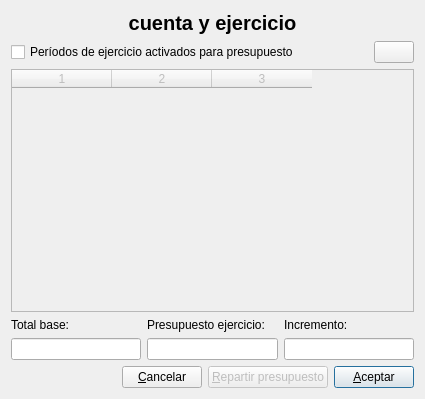
<?xml version="1.0" encoding="UTF-8"?>
<ui version="4.0">
 <class>presupcuenta</class>
 <widget class="QDialog" name="presupcuenta">
  <property name="geometry">
   <rect>
    <x>0</x>
    <y>0</y>
    <width>425</width>
    <height>399</height>
   </rect>
  </property>
  <property name="windowTitle">
   <string>Presupuesto de cuenta</string>
  </property>
  <layout class="QVBoxLayout">
   <item>
    <widget class="QLabel" name="titulolabel">
     <property name="font">
      <font>
       <pointsize>15</pointsize>
       <weight>75</weight>
       <bold>true</bold>
      </font>
     </property>
     <property name="text">
      <string>cuenta y ejercicio</string>
     </property>
     <property name="alignment">
      <set>Qt::AlignCenter</set>
     </property>
    </widget>
   </item>
   <item>
    <layout class="QHBoxLayout">
     <item>
      <widget class="QCheckBox" name="periodoscheckBox">
       <property name="text">
        <string>Períodos de ejercicio activados para presupuesto</string>
       </property>
      </widget>
     </item>
     <item>
      <spacer>
       <property name="orientation">
        <enum>Qt::Horizontal</enum>
       </property>
       <property name="sizeHint" stdset="0">
        <size>
         <width>40</width>
         <height>20</height>
        </size>
       </property>
      </spacer>
     </item>
     <item>
      <widget class="QPushButton" name="imprimirpushButton">
       <property name="toolTip">
        <string>Imprimir</string>
       </property>
       <property name="text">
        <string/>
       </property>
       <property name="icon">
        <iconset resource="keme.qrc">
         <normaloff>:/iconos/graf/Print-icon.png</normaloff>:/iconos/graf/Print-icon.png</iconset>
       </property>
       <property name="iconSize">
        <size>
         <width>20</width>
         <height>20</height>
        </size>
       </property>
      </widget>
     </item>
    </layout>
   </item>
   <item>
    <widget class="QTableWidget" name="tableWidget">
     <property name="enabled">
      <bool>false</bool>
     </property>
     <property name="columnCount">
      <number>3</number>
     </property>
     <column/>
     <column/>
     <column/>
    </widget>
   </item>
   <item>
    <layout class="QHBoxLayout">
     <item>
      <layout class="QVBoxLayout">
       <item>
        <widget class="QLabel" name="label_2">
         <property name="text">
          <string>Total base:</string>
         </property>
        </widget>
       </item>
       <item>
        <widget class="QLineEdit" name="baselineEdit">
         <property name="alignment">
          <set>Qt::AlignRight|Qt::AlignTrailing|Qt::AlignVCenter</set>
         </property>
         <property name="readOnly">
          <bool>true</bool>
         </property>
        </widget>
       </item>
      </layout>
     </item>
     <item>
      <layout class="QVBoxLayout">
       <item>
        <widget class="QLabel" name="label">
         <property name="text">
          <string>Presupuesto ejercicio:</string>
         </property>
        </widget>
       </item>
       <item>
        <widget class="QLineEdit" name="presupuestolineEdit">
         <property name="alignment">
          <set>Qt::AlignRight|Qt::AlignTrailing|Qt::AlignVCenter</set>
         </property>
        </widget>
       </item>
      </layout>
     </item>
     <item>
      <layout class="QVBoxLayout">
       <item>
        <widget class="QLabel" name="label_3">
         <property name="text">
          <string>Incremento:</string>
         </property>
        </widget>
       </item>
       <item>
        <widget class="QLineEdit" name="incrementolineEdit">
         <property name="alignment">
          <set>Qt::AlignRight|Qt::AlignTrailing|Qt::AlignVCenter</set>
         </property>
         <property name="readOnly">
          <bool>true</bool>
         </property>
        </widget>
       </item>
      </layout>
     </item>
    </layout>
   </item>
   <item>
    <layout class="QHBoxLayout">
     <item>
      <spacer>
       <property name="orientation">
        <enum>Qt::Horizontal</enum>
       </property>
       <property name="sizeHint" stdset="0">
        <size>
         <width>40</width>
         <height>20</height>
        </size>
       </property>
      </spacer>
     </item>
     <item>
      <widget class="QPushButton" name="cancelarpushButton">
       <property name="text">
        <string>&amp;Cancelar</string>
       </property>
      </widget>
     </item>
     <item>
      <widget class="QPushButton" name="repartirpushButton">
       <property name="enabled">
        <bool>false</bool>
       </property>
       <property name="text">
        <string>&amp;Repartir presupuesto</string>
       </property>
      </widget>
     </item>
     <item>
      <widget class="QPushButton" name="aceptarpushButton">
       <property name="text">
        <string>&amp;Aceptar</string>
       </property>
       <property name="default">
        <bool>true</bool>
       </property>
      </widget>
     </item>
    </layout>
   </item>
  </layout>
 </widget>
 <tabstops>
  <tabstop>tableWidget</tabstop>
  <tabstop>periodoscheckBox</tabstop>
  <tabstop>imprimirpushButton</tabstop>
  <tabstop>baselineEdit</tabstop>
  <tabstop>presupuestolineEdit</tabstop>
  <tabstop>incrementolineEdit</tabstop>
  <tabstop>cancelarpushButton</tabstop>
  <tabstop>repartirpushButton</tabstop>
  <tabstop>aceptarpushButton</tabstop>
 </tabstops>
 <resources>
  <include location="keme.qrc"/>
 </resources>
 <connections>
  <connection>
   <sender>cancelarpushButton</sender>
   <signal>clicked()</signal>
   <receiver>presupcuenta</receiver>
   <slot>reject()</slot>
   <hints>
    <hint type="sourcelabel">
     <x>399</x>
     <y>414</y>
    </hint>
    <hint type="destinationlabel">
     <x>344</x>
     <y>420</y>
    </hint>
   </hints>
  </connection>
 </connections>
</ui>
